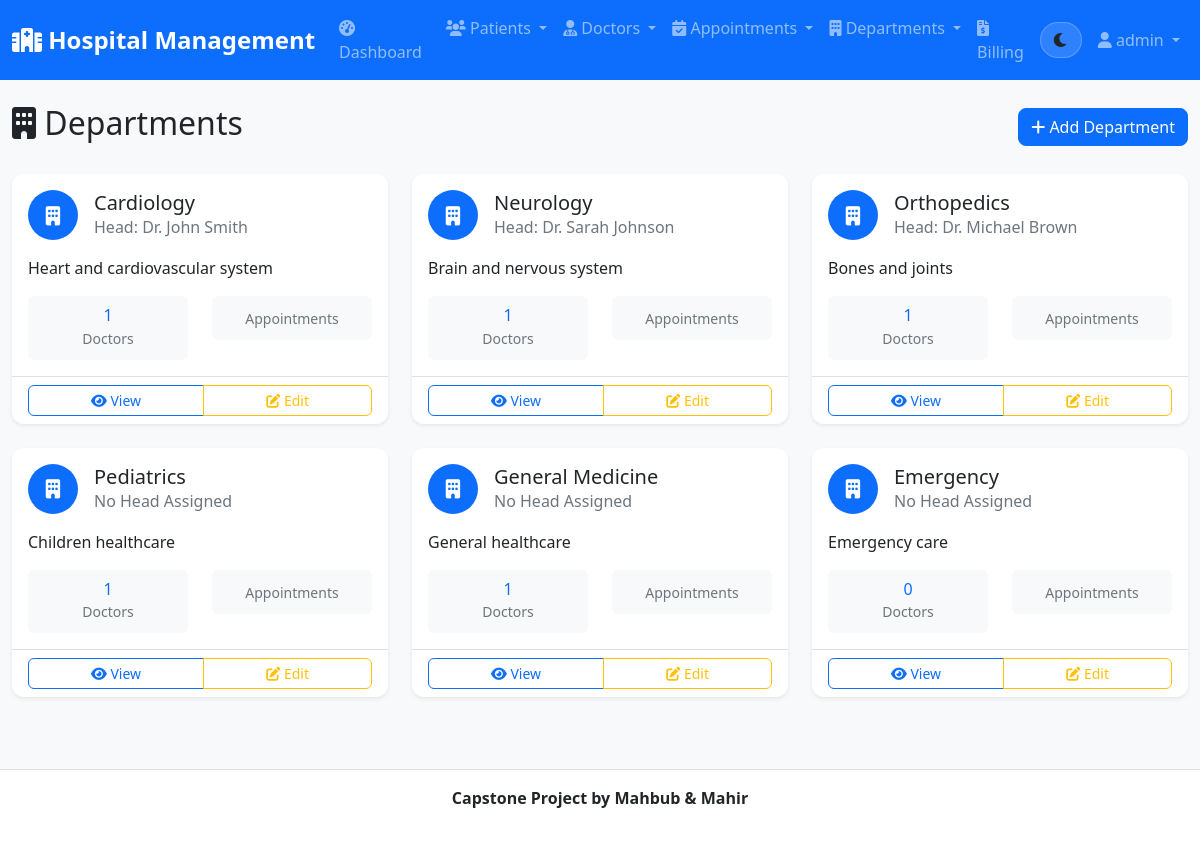
The app's page /departments/ (signed in) with its own data.
### hospital_app/models.py (models this page shows, shortened)
class Department(models.Model):
    name = models.CharField(max_length=100, unique=True)
    description = models.TextField(blank=True)
    head_of_department = models.ForeignKey('Doctor', on_delete=models.SET_NULL, null=True, blank=True, related_name='headed_departments')
    created_at = models.DateTimeField(auto_now_add=True)

class Doctor(models.Model):
    GENDER_CHOICES = [
        ('M', 'Male'),
        ('F', 'Female'),
        ('O', 'Other'),
    ]
    first_name = models.CharField(max_length=50)
    last_name = models.CharField(max_length=50)
    email = models.EmailField(unique=True)
    phone = models.CharField(max_length=20)
    specialization = models.CharField(max_length=100)
    department = models.ForeignKey(Department, on_delete=models.CASCADE, related_name='doctors')
    license_number = models.CharField(max_length=50, unique=True)
    gender = models.CharField(max_length=1, choices=GENDER_CHOICES)
    qualification = models.CharField(max_length=200)
    experience_years = models.PositiveIntegerField()
    consultation_fee = models.DecimalField(max_digits=10, decimal_places=2)
    available_days = models.CharField(max_length=100, help_text="e.g., Monday, Tuesday, Wednesday")
    available_time = models.CharField(max_length=100, help_text="e.g., 9:00 AM - 5:00 PM")
    created_at = models.DateTimeField(auto_now_add=True)
    updated_at = models.DateTimeField(auto_now=True)
    @property
    def full_name(self):
        return f"Dr. {self.first_name} {self.last_name}"

### hospital_app/views.py (the view)
# urls.py: path('departments/', views.department_list, name='department_list'),
@login_required
def department_list(request):
    departments = Department.objects.select_related('head_of_department').all()
    return render(request, 'hospital/department_list.html', {'departments': departments})

### hospital/templates/hospital/department_list.html (shortened to what this page needs)
{% extends 'base.html' %}
{% block content %}
<div class="d-flex justify-content-between align-items-center mb-4">
    <h2><i class="fas fa-building"></i> Departments</h2>
    <a href="{% url 'department_create' %}" class="btn btn-primary">
        <i class="fas fa-plus"></i> Add Department
    </a>
</div>
<div class="row">
    {% if departments %}
    {% for department in departments %}
    <div class="col-md-6 col-lg-4 mb-4">
        <div class="card h-100 shadow-sm">
            <div class="card-body">
                <div class="d-flex align-items-center mb-3">
                    <div class="department-icon bg-primary text-white me-3">
                        <i class="fas fa-building"></i>
                    </div>
                    <div>
                        <h5 class="card-title mb-0">{{ department.name }}</h5>
                        <p class="text-muted mb-0">
                            {% if department.head_of_department %}
                            Head: {{ department.head_of_department.full_name }}
                            {% else %}
                            No Head Assigned
                            {% endif %}
                        </p>
                    </div>
                </div>
                {% if department.description %}
                <p class="card-text">{{ department.description|truncatechars:100 }}</p>
                {% endif %}
                <div class="department-stats mt-3">
                    <div class="row text-center">
                        <div class="col-6">
                            <div class="stat-item">
                                <h6 class="text-primary mb-0">{{ department.doctors.count }}</h6>
                                <small class="text-muted">Doctors</small>
                            </div>
                        </div>
                        <div class="col-6">
                            <div class="stat-item">
                                <small class="text-muted">Appointments</small>
                            </div>
                        </div>
                    </div>
                </div>
            </div>
            <div class="card-footer bg-transparent">
                <div class="btn-group w-100" role="group">
                    <a href="{% url 'department_detail' department.pk %}" class="btn btn-outline-primary btn-sm">
                        <i class="fas fa-eye"></i> View
                    </a>
                    <a href="{% url 'department_update' department.pk %}" class="btn btn-outline-warning btn-sm">
                        <i class="fas fa-edit"></i> Edit
                    </a>
                </div>
            </div>
        </div>
    </div>
    {% endfor %}
    {% endif %}
</div>
{% endblock %}

### hospital/templates/base.html (shortened to what this page needs)
<!DOCTYPE html>
<html lang="en" data-theme="light">
<head>
    <link href="https://cdn.jsdelivr.net/npm/bootstrap@5.1.3/dist/css/bootstrap.min.css" rel="stylesheet">
    <link href="https://cdnjs.cloudflare.com/ajax/libs/font-awesome/6.0.0/css/all.min.css" rel="stylesheet">
    {% load static %}
    <link rel="stylesheet" href="{% static 'css/style.css' %}">
</head>
<body>
    <nav class="navbar navbar-expand-lg navbar-dark bg-primary">
        <div class="container-fluid">
            <a class="navbar-brand" href="{% url 'home' %}">
                <i class="fas fa-hospital"></i> Hospital Management
            </a>
            <div class="collapse navbar-collapse" id="navbarNav">
                <ul class="navbar-nav me-auto">
                    {% if user.is_authenticated %}
                    <li class="nav-item">
                        <a class="nav-link" href="{% url 'dashboard' %}">
                            <i class="fas fa-tachometer-alt"></i> Dashboard
                        </a>
                    </li>
                    <li class="nav-item dropdown">
                        <a class="nav-link dropdown-toggle" href="#" id="patientsDropdown" role="button" data-bs-toggle="dropdown">
                            <i class="fas fa-users"></i> Patients
                        </a>
                    </li>
                    <li class="nav-item dropdown">
                        <a class="nav-link dropdown-toggle" href="#" id="doctorsDropdown" role="button" data-bs-toggle="dropdown">
                            <i class="fas fa-user-md"></i> Doctors
                        </a>
                    </li>
                    <li class="nav-item dropdown">
                        <a class="nav-link dropdown-toggle" href="#" id="appointmentsDropdown" role="button" data-bs-toggle="dropdown">
                            <i class="fas fa-calendar-check"></i> Appointments
                        </a>
                    </li>
                    <li class="nav-item dropdown">
                        <a class="nav-link dropdown-toggle" href="#" id="departmentsDropdown" role="button" data-bs-toggle="dropdown">
                            <i class="fas fa-building"></i> Departments
                        </a>
                    </li>
                    <li class="nav-item">
                        <a class="nav-link" href="{% url 'billing_list' %}">
                            <i class="fas fa-file-invoice-dollar"></i> Billing
                        </a>
                    </li>
                    {% endif %}
                </ul>
                <ul class="navbar-nav">
                    <li class="nav-item d-flex align-items-center me-2">
                        <button id="themeToggle" class="btn theme-toggle" type="button" aria-label="Toggle dark mode" title="Toggle theme">
                            <i id="themeIcon" class="fas fa-moon"></i>
                        </button>
                    </li>
                    {% if user.is_authenticated %}
                    <li class="nav-item dropdown">
                        <a class="nav-link dropdown-toggle" href="#" id="userDropdown" role="button" data-bs-toggle="dropdown">
                            <i class="fas fa-user"></i> {{ user.username }}
                        </a>
                    </li>
                    {% endif %}
                </ul>
            </div>
        </div>
    </nav>
    <main class="container-fluid mt-4">
        {% block content %}
        {% endblock %}
    </main>
    <footer class="text-center py-3 mt-5">
         <div class="container">
            <p><b>Capstone Project by Mahbub & Mahir</b></p>
        </div>
    </footer>
    {% load static %}
</body>
</html>

### hospital/static/css/style.css (style rules this page uses)
:root { --primary-color: #0d6efd; --secondary-color: #6c757d; --success-color: #198754; --info-color: #0dcaf0; --warning-color: #ffc107; --danger-color: #dc3545; --light-color: #f8f9fa; --dark-color: #212529; --bg: #f8f9fa; --bg-elevated: #ffffff; --text: #212529; --text-muted: #6c757d; --border: #dee2e6; --shadow: 0 0.125rem 0.25rem rgba(0, 0, 0, 0.075); --shadow-hover: 0 0.5rem 1rem rgba(0, 0, 0, 0.15); }
html, body { font-family: 'Segoe UI', Tahoma, Geneva, Verdana, sans-serif; background-color: var(--bg) !important; color: var(--text) !important; transition: background-color 320ms ease, color 320ms ease; }
.navbar-brand { font-weight: bold; font-size: 1.5rem; }
.navbar-nav .nav-link { font-weight: 500; transition: all 0.3s ease; }
.card { border: none; border-radius: 0.75rem; background-color: var(--bg-elevated); color: var(--text); box-shadow: var(--shadow); transition: all 0.3s ease; }
.card-body, .card-header, .card-footer { background-color: transparent; color: var(--text); }
.btn { border-radius: 0.5rem; font-weight: 500; transition: all 0.3s ease; }
.btn-group .btn { border-radius: 0; }
.btn-group .btn:first-child { border-radius: 0.375rem 0 0 0.375rem; }
.btn-group .btn:last-child { border-radius: 0 0.375rem 0.375rem 0; }
footer { background-color: var(--bg-elevated) !important; color: var(--text); border-top: 1px solid var(--border); }
.theme-toggle { width: 42px; height: 36px; border-radius: 999px; display: inline-flex; align-items: center; justify-content: center; background: rgba(255, 255, 255, 0.14); border: 1px solid rgba(255, 255, 255, 0.22); transition: transform 180ms ease, background-color 320ms ease, border-color 320ms ease; }
.text-muted { color: var(--text-muted) !important; }

### hospital/templates/hospital/department_list.html (style rules this page uses)
.department-icon { width: 50px; height: 50px; border-radius: 50%; display: flex; align-items: center; justify-content: center; font-size: 1.2rem; }
.stat-item { padding: 10px; border-radius: 0.375rem; background-color: #f8f9fa; }

### records on screen
Department: name "Cardiology", head_of_department.full_name "Dr. John Smith", description "Heart and cardiovascular system", doctors.count "1"
Department: name "Neurology", head_of_department.full_name "Dr. Sarah Johnson", description "Brain and nervous system", doctors.count "1"
Department: name "Orthopedics", head_of_department.full_name "Dr. Michael Brown", description "Bones and joints", doctors.count "1"
Department: name "Pediatrics", shows "No Head Assigned", description "Children healthcare", doctors.count "1"
Department: name "General Medicine", shows "No Head Assigned", description "General healthcare", doctors.count "1"
Department: name "Emergency", shows "No Head Assigned", description "Emergency care", doctors.count "0"

### other values on screen
{{ user.username }} "admin"
